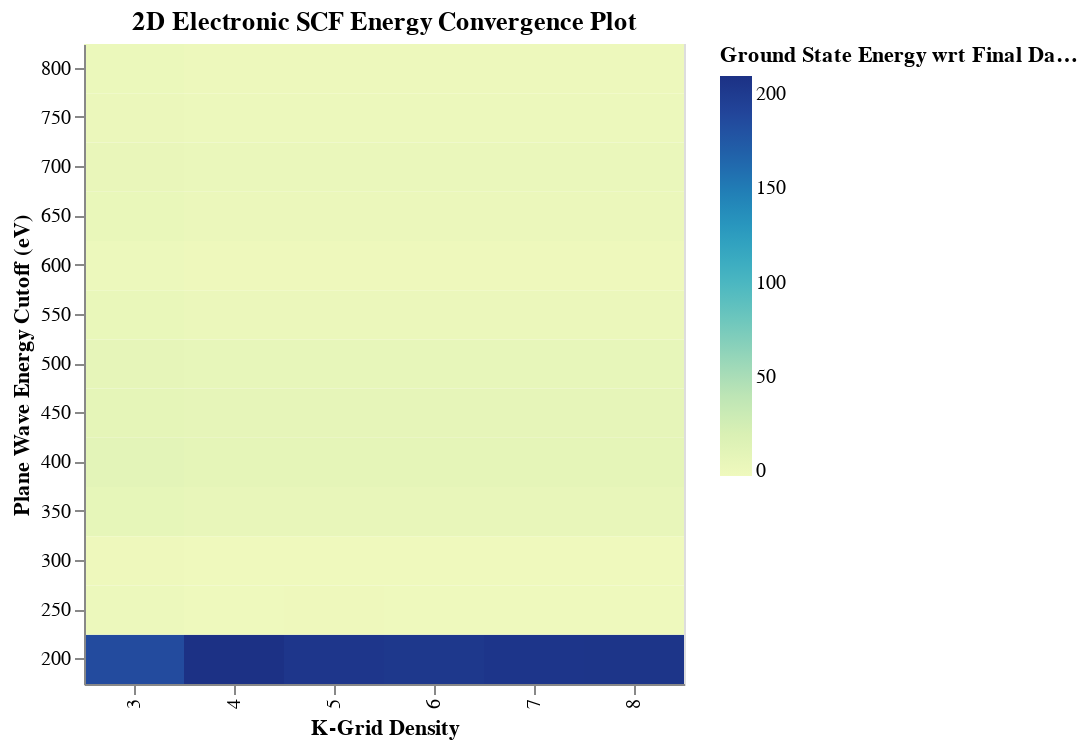

The cell this chart's notebook holds for it:
### Markdown cell above
K-grid density range from 3 x 3 x 3 to 8 x 8 x 8, with ENCUT varying from 200 to 800 eV in 50 eV increments

### Code cell
import altair as alt
import numpy as np
import pandas as pd

kenconv_energies = np.array([float(line.rstrip('\n'))
                             for line in open('VASP_Outputs/kenconv_energy_list.txt')])*1000
kgrid_density = np.arange(3, 9)
encut_range = np.arange(200, 801, 50)

kenarray = np.zeros((len(encut_range), len(kgrid_density)))
# Array of energy values
for i in range(len(kgrid_density)):
    kenarray[:, i] = kenconv_energies[i *
                                      len(encut_range): (i+1)*len(encut_range)]

x, y = np.meshgrid(kgrid_density, encut_range)

# Convert this grid to columnar data expected by Altair
source = pd.DataFrame({'K-Grid Density': x.ravel(),
                        'Plane Wave Energy Cutoff (eV)': y.ravel(),
                        'Ground State Energy wrt Final Datapoint (meV)': kenarray.ravel()-kenarray.ravel()[-1]})

alt.Chart(source,width=300,height=320,title = '2D Electronic SCF Energy Convergence Plot').mark_rect().encode(
    x='K-Grid Density:O',
    y=alt.Y("Plane Wave Energy Cutoff (eV)", sort='descending', type='ordinal'),
    color='Ground State Energy wrt Final Datapoint (meV):Q'
)

### Figure 1 — Vega-Lite specification as saved in the notebook (floating-point values rounded to 4 significant figures)
{"$schema": "https://vega.github.io/schema/vega-lite/v3.4.0.json", "config": {"mark": {"tooltip": null}, "view": {"height": 300, "width": 400}}, "data": {"name": "data-991ee931705cbf7340df3c10d899fff7"}, "datasets": {"data-991ee931705cbf7340df3c10d899fff7": [{"Ground State Energy wrt Final Datapoint (meV)": 185.0, "K-Grid Density": 3, "Plane Wave Energy Cutoff (eV)": 200}, {"Ground State Energy wrt Final Datapoint (meV)": 209.6, "K-Grid Density": 4, "Plane Wave Energy Cutoff (eV)": 200}, {"Ground State Energy wrt Final Datapoint (meV)": 204.5, "K-Grid Density": 5, "Plane Wave Energy Cutoff (eV)": 200}, {"Ground State Energy wrt Final Datapoint (meV)": 203.2, "K-Grid Density": 6, "Plane Wave Energy Cutoff (eV)": 200}, {"Ground State Energy wrt Final Datapoint (meV)": 205.4, "K-Grid Density": 7, "Plane Wave Energy Cutoff (eV)": 200}, {"Ground State Energy wrt Final Datapoint (meV)": 206.0, "K-Grid Density": 8, "Plane Wave Energy Cutoff (eV)": 200}, {"Ground State Energy wrt Final Datapoint (meV)": 0.5209, "K-Grid Density": 3, "Plane Wave Energy Cutoff (eV)": 250}, {"Ground State Energy wrt Final Datapoint (meV)": -1.437, "K-Grid Density": 4, "Plane Wave Energy Cutoff (eV)": 250}, {"Ground State Energy wrt Final Datapoint (meV)": -0.9521, "K-Grid Density": 5, "Plane Wave Energy Cutoff (eV)": 250}, {"Ground State Energy wrt Final Datapoint (meV)": -1.576, "K-Grid Density": 6, "Plane Wave Energy Cutoff (eV)": 250}, {"Ground State Energy wrt Final Datapoint (meV)": -1.506, "K-Grid Density": 7, "Plane Wave Energy Cutoff (eV)": 250}, {"Ground State Energy wrt Final Datapoint (meV)": -1.318, "K-Grid Density": 8, "Plane Wave Energy Cutoff (eV)": 250}, {"Ground State Energy wrt Final Datapoint (meV)": -1.07, "K-Grid Density": 3, "Plane Wave Energy Cutoff (eV)": 300}, {"Ground State Energy wrt Final Datapoint (meV)": -2.435, "K-Grid Density": 4, "Plane Wave Energy Cutoff (eV)": 300}, {"Ground State Energy wrt Final Datapoint (meV)": -2.398, "K-Grid Density": 5, "Plane Wave Energy Cutoff (eV)": 300}, {"Ground State Energy wrt Final Datapoint (meV)": -2.406, "K-Grid Density": 6, "Plane Wave Energy Cutoff (eV)": 300}, {"Ground State Energy wrt Final Datapoint (meV)": -2.439, "K-Grid Density": 7, "Plane Wave Energy Cutoff (eV)": 300}, {"Ground State Energy wrt Final Datapoint (meV)": -2.389, "K-Grid Density": 8, "Plane Wave Energy Cutoff (eV)": 300}, {"Ground State Energy wrt Final Datapoint (meV)": 6.593, "K-Grid Density": 3, "Plane Wave Energy Cutoff (eV)": 350}, {"Ground State Energy wrt Final Datapoint (meV)": 5.338, "K-Grid Density": 4, "Plane Wave Energy Cutoff (eV)": 350}, {"Ground State Energy wrt Final Datapoint (meV)": 5.134, "K-Grid Density": 5, "Plane Wave Energy Cutoff (eV)": 350}, {"Ground State Energy wrt Final Datapoint (meV)": 5.227, "K-Grid Density": 6, "Plane Wave Energy Cutoff (eV)": 350}, {"Ground State Energy wrt Final Datapoint (meV)": 5.252, "K-Grid Density": 7, "Plane Wave Energy Cutoff (eV)": 350}, {"Ground State Energy wrt Final Datapoint (meV)": 5.273, "K-Grid Density": 8, "Plane Wave Energy Cutoff (eV)": 350}, {"Ground State Energy wrt Final Datapoint (meV)": 9.9, "K-Grid Density": 3, "Plane Wave Energy Cutoff (eV)": 400}, {"Ground State Energy wrt Final Datapoint (meV)": 8.366, "K-Grid Density": 4, "Plane Wave Energy Cutoff (eV)": 400}, {"Ground State Energy wrt Final Datapoint (meV)": 8.379, "K-Grid Density": 5, "Plane Wave Energy Cutoff (eV)": 400}, {"Ground State Energy wrt Final Datapoint (meV)": 8.373, "K-Grid Density": 6, "Plane Wave Energy Cutoff (eV)": 400}, {"Ground State Energy wrt Final Datapoint (meV)": 8.426, "K-Grid Density": 7, "Plane Wave Energy Cutoff (eV)": 400}, {"Ground State Energy wrt Final Datapoint (meV)": 8.395, "K-Grid Density": 8, "Plane Wave Energy Cutoff (eV)": 400}, {"Ground State Energy wrt Final Datapoint (meV)": 8.255, "K-Grid Density": 3, "Plane Wave Energy Cutoff (eV)": 450}, {"Ground State Energy wrt Final Datapoint (meV)": 6.862, "K-Grid Density": 4, "Plane Wave Energy Cutoff (eV)": 450}, {"Ground State Energy wrt Final Datapoint (meV)": 6.872, "K-Grid Density": 5, "Plane Wave Energy Cutoff (eV)": 450}, {"Ground State Energy wrt Final Datapoint (meV)": 6.885, "K-Grid Density": 6, "Plane Wave Energy Cutoff (eV)": 450}, {"Ground State Energy wrt Final Datapoint (meV)": 6.87, "K-Grid Density": 7, "Plane Wave Energy Cutoff (eV)": 450}, {"Ground State Energy wrt Final Datapoint (meV)": 6.879, "K-Grid Density": 8, "Plane Wave Energy Cutoff (eV)": 450}, {"Ground State Energy wrt Final Datapoint (meV)": 6.995, "K-Grid Density": 3, "Plane Wave Energy Cutoff (eV)": 500}, {"Ground State Energy wrt Final Datapoint (meV)": 5.547, "K-Grid Density": 4, "Plane Wave Energy Cutoff (eV)": 500}, {"Ground State Energy wrt Final Datapoint (meV)": 5.584, "K-Grid Density": 5, "Plane Wave Energy Cutoff (eV)": 500}, {"Ground State Energy wrt Final Datapoint (meV)": 5.561, "K-Grid Density": 6, "Plane Wave Energy Cutoff (eV)": 500}, {"Ground State Energy wrt Final Datapoint (meV)": 5.552, "K-Grid Density": 7, "Plane Wave Energy Cutoff (eV)": 500}, {"Ground State Energy wrt Final Datapoint (meV)": 5.561, "K-Grid Density": 8, "Plane Wave Energy Cutoff (eV)": 500}, {"Ground State Energy wrt Final Datapoint (meV)": 3.574, "K-Grid Density": 3, "Plane Wave Energy Cutoff (eV)": 550}, {"Ground State Energy wrt Final Datapoint (meV)": 2.215, "K-Grid Density": 4, "Plane Wave Energy Cutoff (eV)": 550}, {"Ground State Energy wrt Final Datapoint (meV)": 2.207, "K-Grid Density": 5, "Plane Wave Energy Cutoff (eV)": 550}, {"Ground State Energy wrt Final Datapoint (meV)": 2.203, "K-Grid Density": 6, "Plane Wave Energy Cutoff (eV)": 550}, {"Ground State Energy wrt Final Datapoint (meV)": 2.205, "K-Grid Density": 7, "Plane Wave Energy Cutoff (eV)": 550}, {"Ground State Energy wrt Final Datapoint (meV)": 2.208, "K-Grid Density": 8, "Plane Wave Energy Cutoff (eV)": 550}, {"Ground State Energy wrt Final Datapoint (meV)": 0.3384, "K-Grid Density": 3, "Plane Wave Energy Cutoff (eV)": 600}, {"Ground State Energy wrt Final Datapoint (meV)": -1.034, "K-Grid Density": 4, "Plane Wave Energy Cutoff (eV)": 600}, {"Ground State Energy wrt Final Datapoint (meV)": -1.035, "K-Grid Density": 5, "Plane Wave Energy Cutoff (eV)": 600}, {"Ground State Energy wrt Final Datapoint (meV)": -1.029, "K-Grid Density": 6, "Plane Wave Energy Cutoff (eV)": 600}, {"Ground State Energy wrt Final Datapoint (meV)": -1.041, "K-Grid Density": 7, "Plane Wave Energy Cutoff (eV)": 600}, {"Ground State Energy wrt Final Datapoint (meV)": -1.03, "K-Grid Density": 8, "Plane Wave Energy Cutoff (eV)": 600}, {"Ground State Energy wrt Final Datapoint (meV)": 3.56, "K-Grid Density": 3, "Plane Wave Energy Cutoff (eV)": 650}, {"Ground State Energy wrt Final Datapoint (meV)": 2.169, "K-Grid Density": 4, "Plane Wave Energy Cutoff (eV)": 650}, {"Ground State Energy wrt Final Datapoint (meV)": 2.161, "K-Grid Density": 5, "Plane Wave Energy Cutoff (eV)": 650}, {"Ground State Energy wrt Final Datapoint (meV)": 2.16, "K-Grid Density": 6, "Plane Wave Energy Cutoff (eV)": 650}, {"Ground State Energy wrt Final Datapoint (meV)": 2.161, "K-Grid Density": 7, "Plane Wave Energy Cutoff (eV)": 650}, {"Ground State Energy wrt Final Datapoint (meV)": 2.16, "K-Grid Density": 8, "Plane Wave Energy Cutoff (eV)": 650}, {"Ground State Energy wrt Final Datapoint (meV)": 4.236, "K-Grid Density": 3, "Plane Wave Energy Cutoff (eV)": 700}, {"Ground State Energy wrt Final Datapoint (meV)": 2.845, "K-Grid Density": 4, "Plane Wave Energy Cutoff (eV)": 700}, {"Ground State Energy wrt Final Datapoint (meV)": 2.851, "K-Grid Density": 5, "Plane Wave Energy Cutoff (eV)": 700}, {"Ground State Energy wrt Final Datapoint (meV)": 2.845, "K-Grid Density": 6, "Plane Wave Energy Cutoff (eV)": 700}, {"Ground State Energy wrt Final Datapoint (meV)": 2.842, "K-Grid Density": 7, "Plane Wave Energy Cutoff (eV)": 700}, {"Ground State Energy wrt Final Datapoint (meV)": 2.846, "K-Grid Density": 8, "Plane Wave Energy Cutoff (eV)": 700}, {"Ground State Energy wrt Final Datapoint (meV)": 2.023, "K-Grid Density": 3, "Plane Wave Energy Cutoff (eV)": 750}, {"Ground State Energy wrt Final Datapoint (meV)": 0.6329, "K-Grid Density": 4, "Plane Wave Energy Cutoff (eV)": 750}, {"Ground State Energy wrt Final Datapoint (meV)": 0.6346, "K-Grid Density": 5, "Plane Wave Energy Cutoff (eV)": 750}, {"Ground State Energy wrt Final Datapoint (meV)": 0.6314, "K-Grid Density": 6, "Plane Wave Energy Cutoff (eV)": 750}, {"Ground State Energy wrt Final Datapoint (meV)": 0.6302, "K-Grid Density": 7, "Plane Wave Energy Cutoff (eV)": 750}, {"Ground State Energy wrt Final Datapoint (meV)": 0.6337, "K-Grid Density": 8, "Plane Wave Energy Cutoff (eV)": 750}, {"Ground State Energy wrt Final Datapoint (meV)": 1.382, "K-Grid Density": 3, "Plane Wave Energy Cutoff (eV)": 800}, {"Ground State Energy wrt Final Datapoint (meV)": -0.00052, "K-Grid Density": 4, "Plane Wave Energy Cutoff (eV)": 800}, {"Ground State Energy wrt Final Datapoint (meV)": 0.00191, "K-Grid Density": 5, "Plane Wave Energy Cutoff (eV)": 800}, {"Ground State Energy wrt Final Datapoint (meV)": -0.00266, "K-Grid Density": 6, "Plane Wave Energy Cutoff (eV)": 800}, {"Ground State Energy wrt Final Datapoint (meV)": -0.00382, "K-Grid Density": 7, "Plane Wave Energy Cutoff (eV)": 800}, {"Ground State Energy wrt Final Datapoint (meV)": 0, "K-Grid Density": 8, "Plane Wave Energy Cutoff (eV)": 800}]}, "encoding": {"color": {"field": "Ground State Energy wrt Final Datapoint (meV)", "type": "quantitative"}, "x": {"field": "K-Grid Density", "type": "ordinal"}, "y": {"field": "Plane Wave Energy Cutoff (eV)", "sort": "descending", "type": "ordinal"}}, "height": 320, "mark": "rect", "title": "2D Electronic SCF Energy Convergence Plot", "width": 300}
